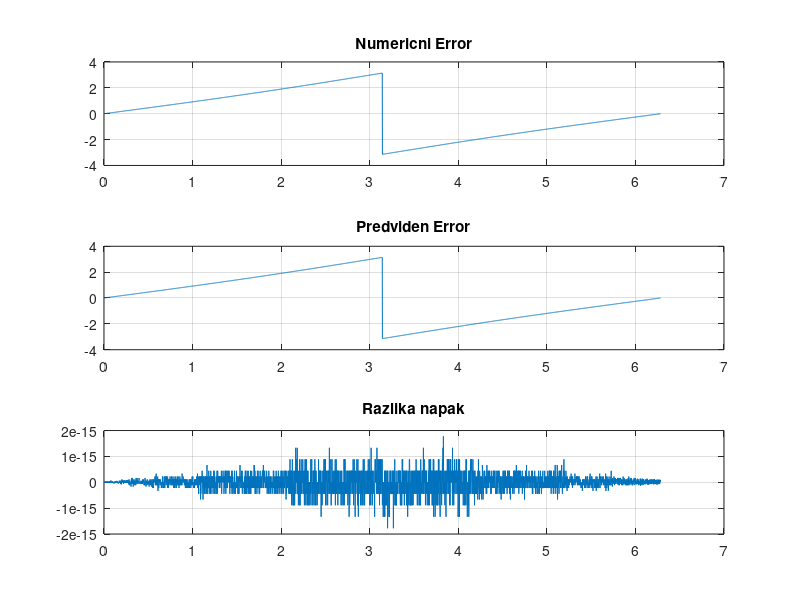

Write MATLAB code to recreate this figure. (Note: this script raises an error after producing the figure.)
% Mitja Alic 2018.06.22 Notranje Gorice
% funkcija predvivdi kaksen bo pogresek atan ce je sin ali cos povzrocena 1
% in samo 1 deformacija. Popravis lahko fazo, amplitudo ali offset enega od
% signalov.
clear

sinOff = 0;
cosOff = 0.1;

sinAmp = 1.0;
cosAmp = 1;

sinFaza = 0*pi/180;
cosFaza = 0*pi/180;







theta = 0:pi/2048:2*pi;

Sin = sinOff+ sinAmp.*sin(theta+sinFaza);
Cos = cosOff+ cosAmp.*cos(theta+cosFaza);

kot = atan2(Sin,Cos);
Err = kot - atan2(sin(theta),cos(theta));

PredErr = zeros(size(theta));
PredErr = PredErr+(sinFaza+cosFaza)/2+atan2(sin(theta),cos(theta));

razAmp = sinAmp/cosAmp;
for n = 1:15
    
    PredErr = PredErr+ ...
        1/n.*((razAmp-1)/(razAmp+1))^n*sin(2*n*theta)+...
        1/n.*tan(sinFaza/2)^n*sin(2*n*theta+n*pi/2+n*sinFaza)+...
        1/n.*tan(cosFaza/2)^n*sin(2*n*theta+n*pi/2+n*cosFaza)+...
        1/n*sinOff^n*sin(n*theta +n*pi/2)+ ...
        1/n*cosOff^n*sin(n*theta +n*pi);
end

figure(1)
subplot(3,1,1)
plot(theta,kot)
grid on
title('Numericni Error')

subplot(3,1,2)
plot(theta,PredErr)
grid on
title('Predviden Error')

subplot(3,1,3)
plot(theta,PredErr-kot)
grid on
title('Razlika napak')

fftRazlike = mojfft(PredErr-kot);

figure(2)
plot(theta,Err)
